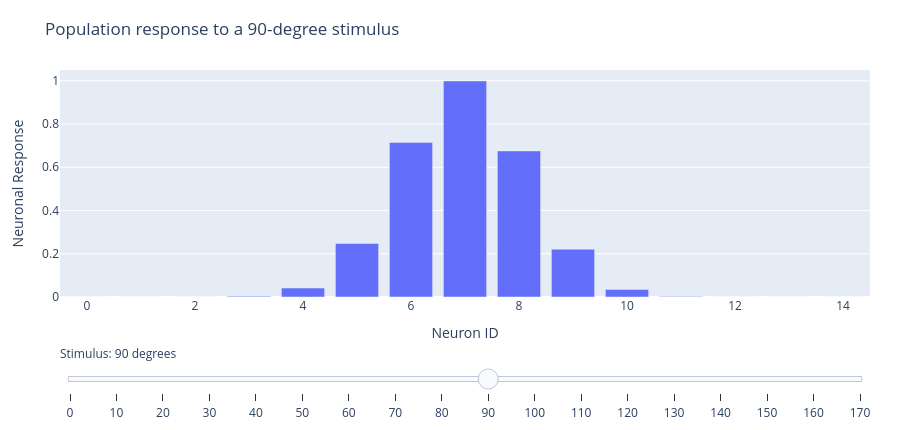

Notebook code cell kept with this figure:
### Markdown cell above
Each curve describes how one cell responds to different stimulus orientations. The population has orientation preferences that span the full range from 1 to 180 degrees.

## Population Response to One Stimulus

We now move from the single-cell view back to the population view. To see how the full network responds to one stimulus, we take a vertical slice of the heat map. Use the slider in the next figure to change the stimulus orientation and watch which neurons become most active.

### Code cell
# plot the vertical slice with a Plotly slider
population_fig = go.Figure()
cell_ids = list(range(num_cells))
stim_values = list(ori_vals)
active_stim = 90
active_index = stim_values.index(active_stim)

for stim_orientation in stim_values:
    population_fig.add_trace(
        go.Bar(
            x=cell_ids,
            y=df[stim_orientation].values,
            name=f'{stim_orientation} degrees',
            visible=(stim_orientation == active_stim),
            customdata=np.round(ori_pref_list, 1),
            hovertemplate='Cell: %{x}<br>Preferred orientation: %{customdata} degrees<br>Response: %{y:.3f}<extra></extra>',
        )
    )

population_steps = []
for idx, stim_orientation in enumerate(stim_values):
    population_steps.append(
        dict(
            method='update',
            label=str(stim_orientation),
            args=[
                {'visible': [i == idx for i in range(len(stim_values))]},
                {'title': f'Population response to a {stim_orientation}-degree stimulus'},
            ],
        )
    )

population_fig.update_layout(
    title=f'Population response to a {active_stim}-degree stimulus',
    xaxis_title='Neuron ID',
    yaxis_title='Neuronal Response',
    yaxis=dict(range=[0, 1.05]),
    height=430,
    margin=dict(l=60, r=30, t=70, b=70),
    showlegend=False,
    sliders=[
        dict(
            active=active_index,
            currentvalue={'prefix': 'Stimulus: ', 'suffix': ' degrees'},
            pad={'t': 45},
            steps=population_steps,
        )
    ],
)

population_fig

### Figure 1 — Plotly figure (JSON) as saved in the notebook; plotly's stock layout.template omitted (floating-point values rounded to 4 significant figures)
{"data": [{"customdata": [1.0, 13.8, 26.6, 39.4, 52.1, 64.9, 77.7, 90.5, 103.3, 116.1, 128.9, 141.6, 154.4, 167.2, 180.0], "hovertemplate": "Cell: %{x}<br>Preferred orientation: %{customdata} degrees<br>Response: %{y:.3f}<extra></extra>", "name": "0 degrees", "type": "bar", "visible": false, "x": [0, 1, 2, 3, 4, 5, 6, 7, 8, 9, 10, 11, 12, 13, 14], "y": [0.9978, 0.6555, 0.2083, 0.03199, 0.002377, 8.539e-05, 1.483e-06, 1.246e-08, 5.063e-11, 9.946e-14, 9.448e-17, 4.34e-20, 9.642e-24, 1.036e-27, 5.38e-32]}, {"customdata": [1.0, 13.8, 26.6, 39.4, 52.1, 64.9, 77.7, 90.5, 103.3, 116.1, 128.9, 141.6, 154.4, 167.2, 180.0], "hovertemplate": "Cell: %{x}<br>Preferred orientation: %{customdata} degrees<br>Response: %{y:.3f}<extra></extra>", "name": "10 degrees", "type": "bar", "visible": false, "x": [0, 1, 2, 3, 4, 5, 6, 7, 8, 9, 10, 11, 12, 13, 14], "y": [0.8353, 0.9687, 0.5432, 0.1473, 0.01932, 0.001225, 3.757e-05, 5.571e-07, 3.995e-09, 1.385e-11, 2.323e-14, 1.884e-17, 7.386e-21, 1.401e-24, 1.284e-28]}, {"customdata": [1.0, 13.8, 26.6, 39.4, 52.1, 64.9, 77.7, 90.5, 103.3, 116.1, 128.9, 141.6, 154.4, 167.2, 180.0], "hovertemplate": "Cell: %{x}<br>Preferred orientation: %{customdata} degrees<br>Response: %{y:.3f}<extra></extra>", "name": "20 degrees", "type": "bar", "visible": false, "x": [0, 1, 2, 3, 4, 5, 6, 7, 8, 9, 10, 11, 12, 13, 14], "y": [0.4483, 0.9178, 0.9085, 0.4349, 0.1007, 0.01127, 0.00061, 1.597e-05, 2.021e-07, 1.237e-09, 3.662e-12, 5.241e-15, 3.628e-18, 1.214e-21, 1.965e-25]}, {"customdata": [1.0, 13.8, 26.6, 39.4, 52.1, 64.9, 77.7, 90.5, 103.3, 116.1, 128.9, 141.6, 154.4, 167.2, 180.0], "hovertemplate": "Cell: %{x}<br>Preferred orientation: %{customdata} degrees<br>Response: %{y:.3f}<extra></extra>", "name": "30 degrees", "type": "bar", "visible": false, "x": [0, 1, 2, 3, 4, 5, 6, 7, 8, 9, 10, 11, 12, 13, 14], "y": [0.1543, 0.5575, 0.9742, 0.8232, 0.3364, 0.06646, 0.00635, 0.0002934, 6.556e-06, 7.084e-08, 3.701e-10, 9.352e-13, 1.143e-15, 6.751e-19, 1.929e-22]}, {"customdata": [1.0, 13.8, 26.6, 39.4, 52.1, 64.9, 77.7, 90.5, 103.3, 116.1, 128.9, 141.6, 154.4, 167.2, 180.0], "hovertemplate": "Cell: %{x}<br>Preferred orientation: %{customdata} degrees<br>Response: %{y:.3f}<extra></extra>", "name": "40 degrees", "type": "bar", "visible": false, "x": [0, 1, 2, 3, 4, 5, 6, 7, 8, 9, 10, 11, 12, 13, 14], "y": [0.03405, 0.2172, 0.6698, 0.9991, 0.7206, 0.2513, 0.04239, 0.003457, 0.0001364, 2.601e-06, 2.399e-08, 1.07e-10, 2.307e-13, 2.406e-16, 1.214e-19]}, {"customdata": [1.0, 13.8, 26.6, 39.4, 52.1, 64.9, 77.7, 90.5, 103.3, 116.1, 128.9, 141.6, 154.4, 167.2, 180.0], "hovertemplate": "Cell: %{x}<br>Preferred orientation: %{customdata} degrees<br>Response: %{y:.3f}<extra></extra>", "name": "50 degrees", "type": "bar", "visible": false, "x": [0, 1, 2, 3, 4, 5, 6, 7, 8, 9, 10, 11, 12, 13, 14], "y": [0.004817, 0.05424, 0.2953, 0.7775, 0.9898, 0.6094, 0.1814, 0.02612, 0.001819, 6.122e-05, 9.967e-07, 7.847e-09, 2.987e-11, 5.5e-14, 4.896e-17]}, {"customdata": [1.0, 13.8, 26.6, 39.4, 52.1, 64.9, 77.7, 90.5, 103.3, 116.1, 128.9, 141.6, 154.4, 167.2, 180.0], "hovertemplate": "Cell: %{x}<br>Preferred orientation: %{customdata} degrees<br>Response: %{y:.3f}<extra></extra>", "name": "60 degrees", "type": "bar", "visible": false, "x": [0, 1, 2, 3, 4, 5, 6, 7, 8, 9, 10, 11, 12, 13, 14], "y": [0.000437, 0.008685, 0.08347, 0.3879, 0.8718, 0.9475, 0.4979, 0.1265, 0.01555, 0.0009241, 2.656e-05, 3.69e-07, 2.48e-09, 8.059e-12, 1.266e-14]}, {"customdata": [1.0, 13.8, 26.6, 39.4, 52.1, 64.9, 77.7, 90.5, 103.3, 116.1, 128.9, 141.6, 154.4, 167.2, 180.0], "hovertemplate": "Cell: %{x}<br>Preferred orientation: %{customdata} degrees<br>Response: %{y:.3f}<extra></extra>", "name": "70 degrees", "type": "bar", "visible": false, "x": [0, 1, 2, 3, 4, 5, 6, 7, 8, 9, 10, 11, 12, 13, 14], "y": [2.542e-05, 0.0008918, 0.01513, 0.1241, 0.4923, 0.9444, 0.8761, 0.393, 0.08526, 0.008943, 0.0004537, 1.113e-05, 1.32e-07, 7.572e-10, 2.1e-12]}, {"customdata": [1.0, 13.8, 26.6, 39.4, 52.1, 64.9, 77.7, 90.5, 103.3, 116.1, 128.9, 141.6, 154.4, 167.2, 180.0], "hovertemplate": "Cell: %{x}<br>Preferred orientation: %{customdata} degrees<br>Response: %{y:.3f}<extra></extra>", "name": "80 degrees", "type": "bar", "visible": false, "x": [0, 1, 2, 3, 4, 5, 6, 7, 8, 9, 10, 11, 12, 13, 14], "y": [9.48e-07, 5.871e-05, 0.001758, 0.02546, 0.1783, 0.6036, 0.9885, 0.7827, 0.2997, 0.0555, 0.004969, 0.0002152, 4.505e-06, 4.562e-08, 2.234e-10]}, {"customdata": [1.0, 13.8, 26.6, 39.4, 52.1, 64.9, 77.7, 90.5, 103.3, 116.1, 128.9, 141.6, 154.4, 167.2, 180.0], "hovertemplate": "Cell: %{x}<br>Preferred orientation: %{customdata} degrees<br>Response: %{y:.3f}<extra></extra>", "name": "90 degrees", "type": "bar", "visible": true, "x": [0, 1, 2, 3, 4, 5, 6, 7, 8, 9, 10, 11, 12, 13, 14], "y": [2.267e-08, 2.478e-06, 0.000131, 0.003348, 0.04139, 0.2474, 0.715, 0.9994, 0.6755, 0.2208, 0.0349, 0.002667, 9.859e-05, 1.762e-06, 1.523e-08]}, {"customdata": [1.0, 13.8, 26.6, 39.4, 52.1, 64.9, 77.7, 90.5, 103.3, 116.1, 128.9, 141.6, 154.4, 167.2, 180.0], "hovertemplate": "Cell: %{x}<br>Preferred orientation: %{customdata} degrees<br>Response: %{y:.3f}<extra></extra>", "name": "100 degrees", "type": "bar", "visible": false, "x": [0, 1, 2, 3, 4, 5, 6, 7, 8, 9, 10, 11, 12, 13, 14], "y": [3.476e-10, 6.707e-08, 6.258e-06, 0.0002824, 0.006161, 0.065, 0.3317, 0.8183, 0.9763, 0.5633, 0.1572, 0.0212, 0.001383, 4.364e-05, 6.658e-07]}, {"customdata": [1.0, 13.8, 26.6, 39.4, 52.1, 64.9, 77.7, 90.5, 103.3, 116.1, 128.9, 141.6, 154.4, 167.2, 180.0], "hovertemplate": "Cell: %{x}<br>Preferred orientation: %{customdata} degrees<br>Response: %{y:.3f}<extra></extra>", "name": "110 degrees", "type": "bar", "visible": false, "x": [0, 1, 2, 3, 4, 5, 6, 7, 8, 9, 10, 11, 12, 13, 14], "y": [3.417e-12, 1.164e-09, 1.917e-07, 1.527e-05, 0.000588, 0.01095, 0.09863, 0.4296, 0.9047, 0.9213, 0.4538, 0.1081, 0.01244, 0.0006931, 1.866e-05]}, {"customdata": [1.0, 13.8, 26.6, 39.4, 52.1, 64.9, 77.7, 90.5, 103.3, 116.1, 128.9, 141.6, 154.4, 167.2, 180.0], "hovertemplate": "Cell: %{x}<br>Preferred orientation: %{customdata} degrees<br>Response: %{y:.3f}<extra></extra>", "name": "120 degrees", "type": "bar", "visible": false, "x": [0, 1, 2, 3, 4, 5, 6, 7, 8, 9, 10, 11, 12, 13, 14], "y": [2.154e-14, 1.295e-11, 3.765e-09, 5.293e-07, 3.598e-05, 0.001183, 0.01881, 0.1446, 0.5375, 0.9663, 0.84, 0.3531, 0.07179, 0.007057, 0.0003355]}, {"customdata": [1.0, 13.8, 26.6, 39.4, 52.1, 64.9, 77.7, 90.5, 103.3, 116.1, 128.9, 141.6, 154.4, 167.2, 180.0], "hovertemplate": "Cell: %{x}<br>Preferred orientation: %{customdata} degrees<br>Response: %{y:.3f}<extra></extra>", "name": "130 degrees", "type": "bar", "visible": false, "x": [0, 1, 2, 3, 4, 5, 6, 7, 8, 9, 10, 11, 12, 13, 14], "y": [8.705e-17, 9.239e-14, 4.741e-11, 1.177e-08, 1.412e-06, 8.194e-05, 0.002299, 0.0312, 0.2048, 0.6498, 0.9971, 0.7399, 0.2655, 0.04607, 0.003866]}, {"customdata": [1.0, 13.8, 26.6, 39.4, 52.1, 64.9, 77.7, 90.5, 103.3, 116.1, 128.9, 141.6, 154.4, 167.2, 180.0], "hovertemplate": "Cell: %{x}<br>Preferred orientation: %{customdata} degrees<br>Response: %{y:.3f}<extra></extra>", "name": "140 degrees", "type": "bar", "visible": false, "x": [0, 1, 2, 3, 4, 5, 6, 7, 8, 9, 10, 11, 12, 13, 14], "y": [2.256e-19, 4.226e-16, 3.828e-13, 1.677e-10, 3.552e-08, 3.639e-06, 0.0001803, 0.004318, 0.05002, 0.2802, 0.7589, 0.994, 0.6296, 0.1929, 0.02857]}, {"customdata": [1.0, 13.8, 26.6, 39.4, 52.1, 64.9, 77.7, 90.5, 103.3, 116.1, 128.9, 141.6, 154.4, 167.2, 180.0], "hovertemplate": "Cell: %{x}<br>Preferred orientation: %{customdata} degrees<br>Response: %{y:.3f}<extra></extra>", "name": "150 degrees", "type": "bar", "visible": false, "x": [0, 1, 2, 3, 4, 5, 6, 7, 8, 9, 10, 11, 12, 13, 14], "y": [3.748e-22, 1.239e-18, 1.982e-15, 1.533e-12, 5.731e-10, 1.036e-07, 9.06e-06, 0.0003831, 0.007833, 0.07745, 0.3703, 0.8562, 0.9574, 0.5176, 0.1353]}, {"customdata": [1.0, 13.8, 26.6, 39.4, 52.1, 64.9, 77.7, 90.5, 103.3, 116.1, 128.9, 141.6, 154.4, 167.2, 180.0], "hovertemplate": "Cell: %{x}<br>Preferred orientation: %{customdata} degrees<br>Response: %{y:.3f}<extra></extra>", "name": "160 degrees", "type": "bar", "visible": false, "x": [0, 1, 2, 3, 4, 5, 6, 7, 8, 9, 10, 11, 12, 13, 14], "y": [3.993e-25, 2.331e-21, 6.579e-18, 8.98e-15, 5.927e-12, 1.892e-09, 2.92e-07, 2.179e-05, 0.0007866, 0.01373, 0.1159, 0.4729, 0.9333, 0.8908, 0.4111]}, {"customdata": [1.0, 13.8, 26.6, 39.4, 52.1, 64.9, 77.7, 90.5, 103.3, 116.1, 128.9, 141.6, 154.4, 167.2, 180.0], "hovertemplate": "Cell: %{x}<br>Preferred orientation: %{customdata} degrees<br>Response: %{y:.3f}<extra></extra>", "name": "170 degrees", "type": "bar", "visible": false, "x": [0, 1, 2, 3, 4, 5, 6, 7, 8, 9, 10, 11, 12, 13, 14], "y": [2.728e-28, 2.811e-24, 1.4e-20, 3.374e-17, 3.931e-14, 2.215e-11, 6.034e-09, 7.949e-07, 5.065e-05, 0.00156, 0.02325, 0.1675, 0.5834, 0.9829, 0.8007]}], "layout": {"height": 430, "margin": {"b": 70, "l": 60, "r": 30, "t": 70}, "showlegend": false, "sliders": [{"active": 9, "currentvalue": {"prefix": "Stimulus: ", "suffix": " degrees"}, "pad": {"t": 45}, "steps": [{"args": [{"visible": [true, false, false, false, false, false, false, false, false, false, false, false, false, false, false, false, false, false]}, {"title": "Population response to a 0-degree stimulus"}], "label": "0", "method": "update"}, {"args": [{"visible": [false, true, false, false, false, false, false, false, false, false, false, false, false, false, false, false, false, false]}, {"title": "Population response to a 10-degree stimulus"}], "label": "10", "method": "update"}, {"args": [{"visible": [false, false, true, false, false, false, false, false, false, false, false, false, false, false, false, false, false, false]}, {"title": "Population response to a 20-degree stimulus"}], "label": "20", "method": "update"}, {"args": [{"visible": [false, false, false, true, false, false, false, false, false, false, false, false, false, false, false, false, false, false]}, {"title": "Population response to a 30-degree stimulus"}], "label": "30", "method": "update"}, {"args": [{"visible": [false, false, false, false, true, false, false, false, false, false, false, false, false, false, false, false, false, false]}, {"title": "Population response to a 40-degree stimulus"}], "label": "40", "method": "update"}, {"args": [{"visible": [false, false, false, false, false, true, false, false, false, false, false, false, false, false, false, false, false, false]}, {"title": "Population response to a 50-degree stimulus"}], "label": "50", "method": "update"}, {"args": [{"visible": [false, false, false, false, false, false, true, false, false, false, false, false, false, false, false, false, false, false]}, {"title": "Population response to a 60-degree stimulus"}], "label": "60", "method": "update"}, {"args": [{"visible": [false, false, false, false, false, false, false, true, false, false, false, false, false, false, false, false, false, false]}, {"title": "Population response to a 70-degree stimulus"}], "label": "70", "method": "update"}, {"args": [{"visible": [false, false, false, false, false, false, false, false, true, false, false, false, false, false, false, false, false, false]}, {"title": "Population response to a 80-degree stimulus"}], "label": "80", "method": "update"}, {"args": [{"visible": [false, false, false, false, false, false, false, false, false, true, false, false, false, false, false, false, false, false]}, {"title": "Population response to a 90-degree stimulus"}], "label": "90", "method": "update"}, {"args": [{"visible": [false, false, false, false, false, false, false, false, false, false, true, false, false, false, false, false, false, false]}, {"title": "Population response to a 100-degree stimulus"}], "label": "100", "method": "update"}, {"args": [{"visible": [false, false, false, false, false, false, false, false, false, false, false, true, false, false, false, false, false, false]}, {"title": "Population response to a 110-degree stimulus"}], "label": "110", "method": "update"}, {"args": [{"visible": [false, false, false, false, false, false, false, false, false, false, false, false, true, false, false, false, false, false]}, {"title": "Population response to a 120-degree stimulus"}], "label": "120", "method": "update"}, {"args": [{"visible": [false, false, false, false, false, false, false, false, false, false, false, false, false, true, false, false, false, false]}, {"title": "Population response to a 130-degree stimulus"}], "label": "130", "method": "update"}, {"args": [{"visible": [false, false, false, false, false, false, false, false, false, false, false, false, false, false, true, false, false, false]}, {"title": "Population response to a 140-degree stimulus"}], "label": "140", "method": "update"}, {"args": [{"visible": [false, false, false, false, false, false, false, false, false, false, false, false, false, false, false, true, false, false]}, {"title": "Population response to a 150-degree stimulus"}], "label": "150", "method": "update"}, {"args": [{"visible": [false, false, false, false, false, false, false, false, false, false, false, false, false, false, false, false, true, false]}, {"title": "Population response to a 160-degree stimulus"}], "label": "160", "method": "update"}, {"args": [{"visible": [false, false, false, false, false, false, false, false, false, false, false, false, false, false, false, false, false, true]}, {"title": "Population response to a 170-degree stimulus"}], "label": "170", "method": "update"}]}], "title": {"text": "Population response to a 90-degree stimulus"}, "xaxis": {"title": {"text": "Neuron ID"}}, "yaxis": {"range": [0, 1.05], "title": {"text": "Neuronal Response"}}}}
